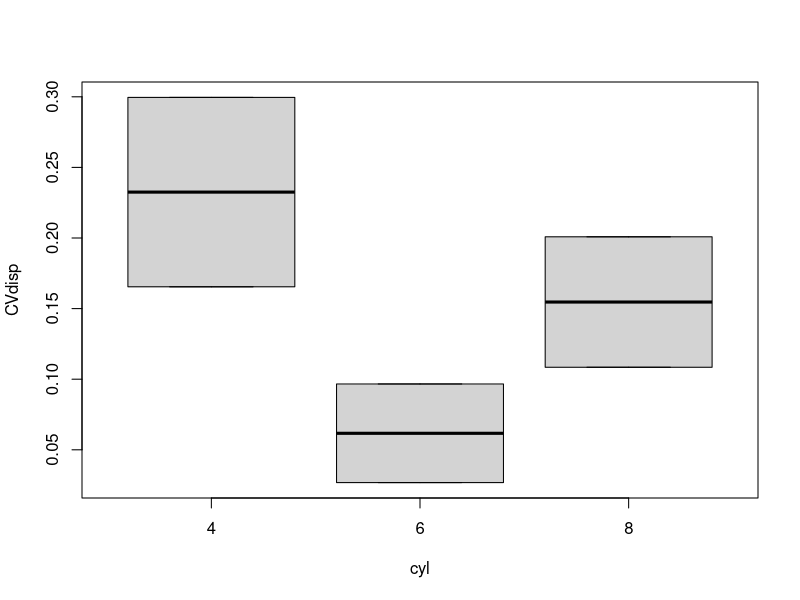
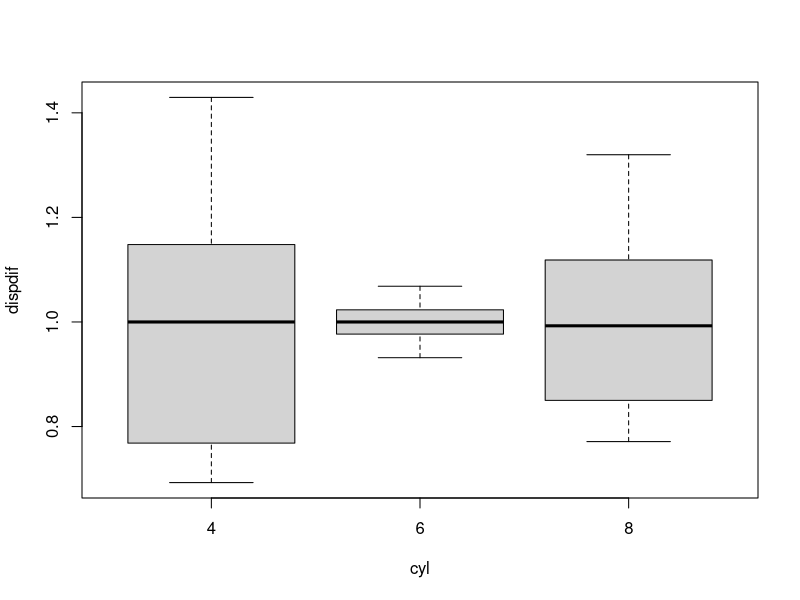
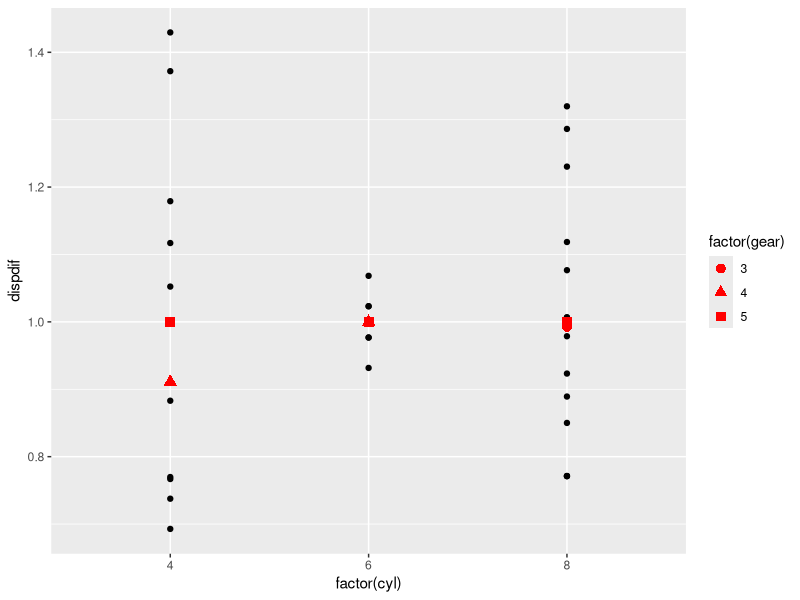

Source code (R) for these figures, in order:
library(tidyverse)
head(mtcars, 20)

mtcarsDbyC <- mtcars %>%
  group_by(cyl) %>%
  summarise(meandisp = mean(disp))

head(mtcarsDbyC, 20)

mtcarsDHbyC <- mtcars %>%
  group_by(cyl) %>%
  summarise(meandisp = mean(disp),
            meanhp = mean(hp))
head(mtcarsDHbyC, 20)

mtcarsDHbyCG <- mtcars %>%
  group_by(cyl, gear) %>%
  summarise(meandisp = mean(disp),
            meanhp = mean(hp))
head(mtcarsDHbyCG, 20)

mtcarsDHbyCGquant <- mtcars %>%
  group_by(cyl, gear) %>%
  summarise(meandisp = mean(disp),
            meanhp = mean(hp),
            disp75 = quantile(disp, probs=0.75),
            hp75 = quantile(disp, probs=0.7),
            dispSD = sd(disp),
            countsamp = n())
head(mtcarsDHbyCGquant, 20)

mtcarsDHbyCGquant$ratiodisp <- mtcarsDHbyCGquant$meandisp/mtcarsDHbyCGquant$disp75
mtcarsDHbyCGquant$CVdisp <- mtcarsDHbyCGquant$dispSD/mtcarsDHbyCGquant$meandisp

head(mtcarsDHbyCGquant, 20)

boxplot(CVdisp~cyl, data=mtcarsDHbyCGquant)




mtcarsDdifbyCG <- mtcars %>%
  group_by(cyl, gear) %>%
  mutate(meandisp = mean(disp),
         dispdif = disp/meandisp,
         mediandispdif = median(dispdif))

head(mtcarsDdifbyCG, 20)

boxplot(dispdif~cyl, data=mtcarsDdifbyCG)

ggplot(mtcarsDdifbyCG, aes(factor(cyl),y=dispdif)) +
  geom_point() +
  geom_point(data=mtcarsDdifbyCG, aes(x=factor(cyl),y=mediandispdif, shape=factor(gear)), col="red", size=3)
